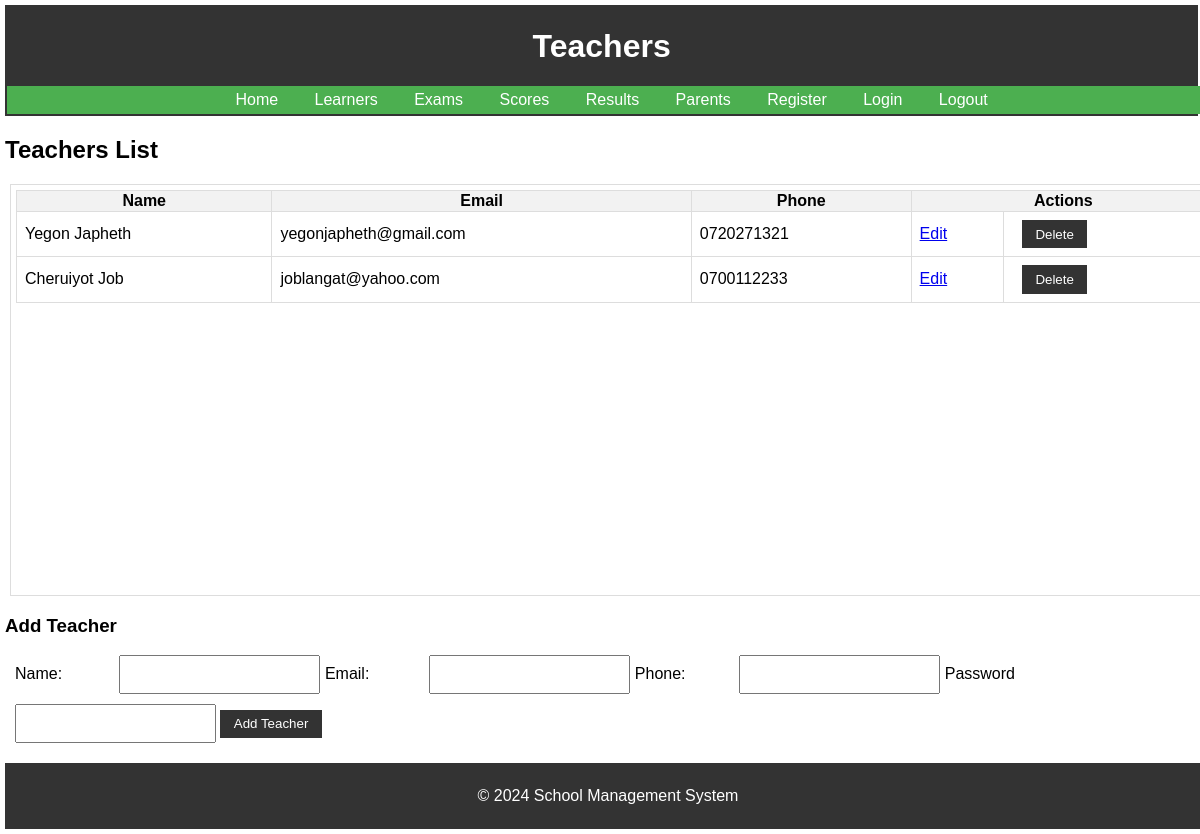
The page /teachers on the database its author committed.
### models.py (models this page shows)
class BaseModel(Model):
    class Meta:
        database = db

class Teacher(BaseModel):
    name = CharField()
    email = CharField(unique=True)
    phone = CharField(null=True)
    password = CharField()
    is_admin = BooleanField(default=False)

### app.py (the view, shortened to what this page needs)
@app.route("/teachers", methods=["GET", "POST"])
def teachers():
    teachers = Teacher.select()
    app.logger.info("Teachers page accessed")
    return render_template("teachers.html", teachers=teachers)

### app.py (called while the page is built)
@app.before_request
def before_request():
    g.db = db
    if g.db.is_closed():
        g.db.connect()

### templates/teachers.html (shortened to what this page needs)
<!DOCTYPE html>
<html lang="en">
<head>
    <link rel="stylesheet" href="{{ url_for('static', filename='styles.css') }}">
</head>
<body>
    <header>
        <h1>Teachers</h1>
        <nav>
            <a href="{{ url_for('index') }}">Home</a>
            <a href="{{ url_for('students') }}">Learners</a>
            <a href="{{ url_for('exams') }}">Exams</a>
            <a href="{{ url_for('scores') }}">Scores</a>
            <a href="{{ url_for('results') }}">Results</a>
            <a href="{{ url_for('parents') }}">Parents</a>
	    <a href="{{ url_for('register') }}">Register</a>
	    <a href="{{ url_for('login_teacher') }}">Login</a>
            <a href="{{ url_for('logout_teacher') }}">Logout</a>
        </nav>
    </header>
    <main>
        <h2>Teachers List</h2>
<div>
        <table>
            <thead>
                <tr>
                    <th>Name</th>
                    <th>Email</th>
                    <th>Phone</th>
		    <th colspan="2">Actions</th>
                </tr>
            </thead>
            <tbody>
                {% for teacher in teachers %}
                    <tr>
                        <td>{{ teacher.name }}</td>
                        <td>{{ teacher.email }}</td>
                        <td>{{ teacher.phone }}</td>
			<td>
                        <a href="{{ url_for('edit_teacher', teacher_id=teacher.id) }}">Edit</a>
			</td>
			<td>
                        <form action="{{ url_for('delete_teacher', teacher_id=teacher.id) }}" method="POST" style="display:inline;" onsubmit="confirmDelete(event);">
                            <button type="submit">Delete</button>
                        </form>
                    </td>
                    </tr>
                {% endfor %}
            </tbody>
        </table>
</div>
        <h3>Add Teacher</h3>
        <form action="{{ url_for('teachers') }}" method="POST">
            <label for="name">Name:</label>
            <input type="text" id="name" name="name" required>
            <label for="email">Email:</label>
            <input type="email" id="email" name="email" required>
            <label for="phone">Phone:</label>
            <input type="text" id="phone" name="phone">
	    <label for="password">Password</label>
	    <input type="password" id="password" name="password">
            <button type="submit">Add Teacher</button>
        </form>
    </main>
    <footer>
        <p>&copy; 2024 School Management System</p>
    </footer>
</body>
</html>

### static/styles.css (style rules this page uses)
body { font-family: Arial, sans-serif; margin: 0; padding: 5px; }
header { width: 100%; background-color: #333; color: #fff; padding: 0.1em; text-align: center; top: 0; position: sticky; }
nav { width: 100vw; overflow: auto; background-color: #4CAF50; color: #fff; padding: 5px; white-space: nowrap; text-align: center; }
nav a { color: #fff; text-decoration: none; margin: 0 1em; }
main { padding: 0; }
footer { background-color: #333; color: #fff; text-align: center; padding: 0.5em; position: sticky; width: 100%; bottom: 0; }
form { width: 100vw; margin: 10px; }
label { width: 100px; display: inline-block; margin: 0; }
input, select { width: auto; padding: 10px; margin-bottom: 10px; }
button { padding: 0.5em 1em; background-color: #333; color: #fff; border: none; cursor: pointer; }
table { width: 100%; border-collapse: collapse; margin-bottom: 0.5em; }
table, th, td { border: 1px solid #ddd; }
td { padding: 0.5em; text-align: left; }
th { background-color: #f2f2f2; }
h1, p, #c td:nth-child(1), #c td:nth-child(4), #cd td:nth-child(1), #cd td:nth-child(3) { text-align: center; }
div { width: 100vw; height: 50vh; margin: 5px; padding: 5px; border: 1px solid #ddd; white-space: nowrap; overflow: auto; }

### rows shown on the page
Teacher: name "Yegon Japheth", email "yegonjapheth@gmail.com", phone "0720271321"
Teacher: name "Cheruiyot Job", email "joblangat@yahoo.com", phone "0700112233"
